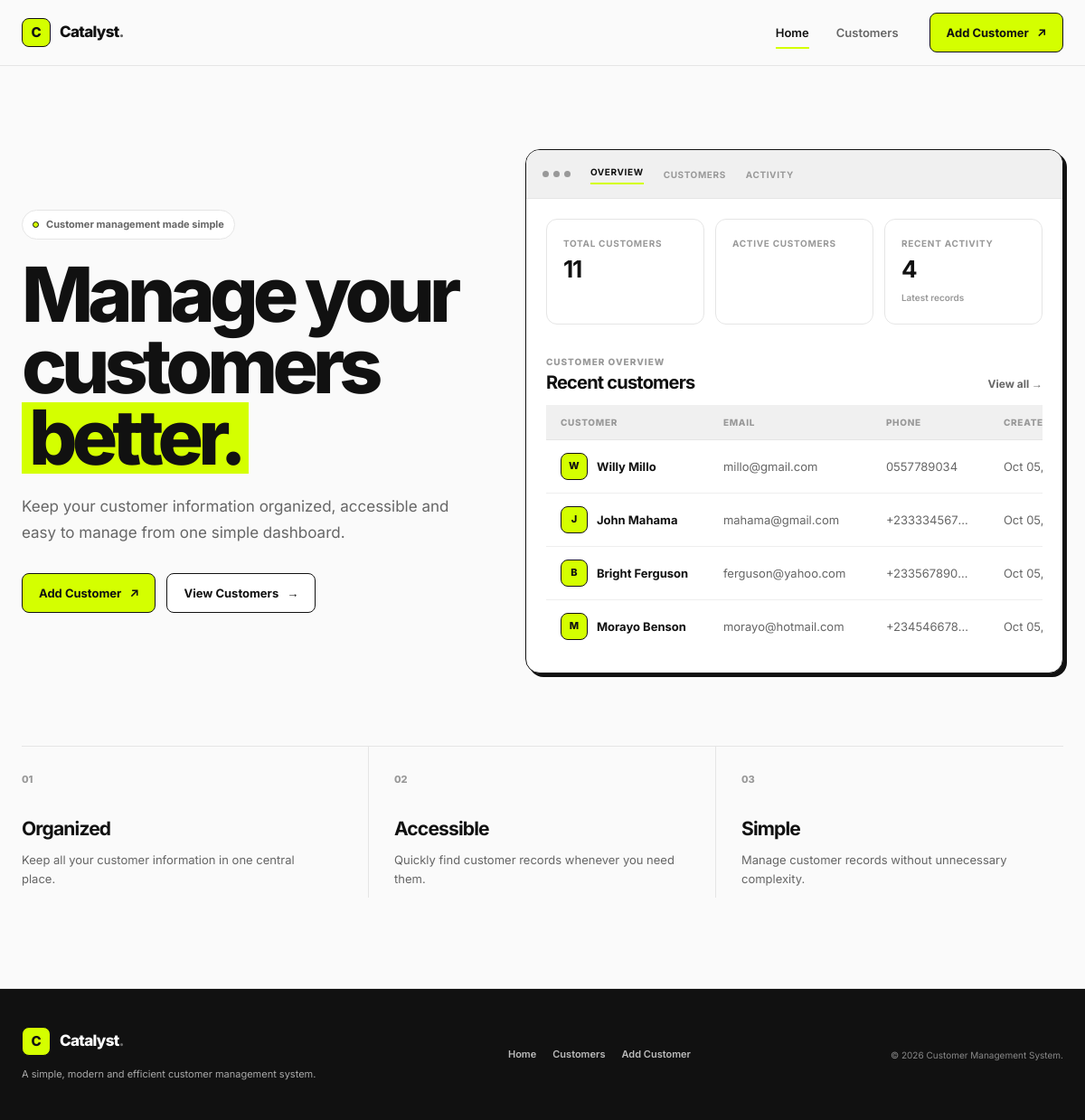
The app's page /customers/ with its own data.
### customer_app/models.py (models this page shows, shortened)
class Customer(models.Model):
    name = models.CharField(max_length=100)
    email = models.EmailField(unique=True)
    phone = models.CharField(max_length=50)
    address = models.CharField(max_length=200)
    created_at = models.DateTimeField(auto_now_add=True)
    class Meta:
        ordering = ['name']

### customer_app/views.py (the view)
# urls.py: path("", views.HomeView.as_view(), name="home"),
class HomeView(TemplateView):
    template_name = "customer_app/home.html"
    def get_context_data(self, **kwargs):
        context = super().get_context_data(**kwargs)
        context["total_customers"] = Customer.objects.count()
        context["recent_customers"] = Customer.objects.order_by("-id")[:4]
        return context

### customer_app/templates/customer_app/home.html (shortened to what this page needs)
{% extends "base.html" %}
{% block body_class %}
home
{% endblock %}
{% block content %}
<section class="hero">
  <div class="container hero-inner">
    <div class="hero-content">
      <div class="hero-badge">
        <span class="hero-badge-dot"></span>
        Customer management made simple
      </div>
      <h1>
        Manage your customers
        <span class="accent-word">better.</span>
      </h1>
      <p class="hero-sub">
        Keep your customer information organized, accessible and
        easy to manage from one simple dashboard.
      </p>
      <div class="hero-actions">
        <a href="{% url 'customer_app:customer_create' %}" class="btn btn-acid">
          Add Customer
          <span aria-hidden="true">↗</span>
        </a>
        <a href="{% url 'customer_app:customer_list' %}" class="btn btn-ghost">
          View Customers
          <span aria-hidden="true">→</span>
        </a>
      </div>
    </div>
    <div class="hero-dashboard">
      <div class="dashboard-frame">
        <div class="dashboard-toolbar">
          <div class="dashboard-dots">
            <span></span>
            <span></span>
            <span></span>
          </div>
          <div class="dashboard-toolbar-tabs">
            <span class="toolbar-tab active">
              Overview
            </span>
            <span class="toolbar-tab">
              Customers
            </span>
            <span class="toolbar-tab">
              Activity
            </span>
          </div>
        </div>
        <div class="dashboard-body">
          <div class="dash-stats">
            <div class="dash-stat-card">
              <span class="dash-stat-label">
                Total Customers
              </span>
              <strong class="dash-stat-value">
                {{ total_customers }}
              </strong>
            </div>
            <div class="dash-stat-card">
              <span class="dash-stat-label">
                Active Customers
              </span>
            </div>
            <div class="dash-stat-card">
              <span class="dash-stat-label">
                Recent Activity
              </span>
              <strong class="dash-stat-value">
                {{ recent_customers|length }}
              </strong>
              <span class="dash-stat-change">
                Latest records
              </span>
            </div>
          </div>
          <div class="dashboard-table-area">
            <div class="dash-table-header">
              <div>
                <span class="eyebrow">
                  Customer overview
                </span>
                <h2>
                  Recent customers
                </h2>
              </div>
              <a href="{% url 'customer_app:customer_list' %}" class="table-link">
                View all →
              </a>
            </div>
            <div class="dash-table">
              <div class="dash-table-row head">
                <div class="dash-cell">
                  Customer
                </div>
                <div class="dash-cell">
                  Email
                </div>
                <div class="dash-cell">
                  Phone
                </div>
                <div class="dash-cell">
                  Created
                </div>
              </div>
              {% for customer in recent_customers %}
              <div class="dash-table-row">
                <div class="dash-cell dash-cell-name" data-label="Customer">
                  <span class="dash-cell-icon">
                    {{ customer.name|first|upper }}
                  </span>
                  <a href="{% url 'customer_app:customer_detail' customer.pk %}">
                    {{ customer.name }}
                  </a>
                </div>
                <div class="dash-cell" data-label="Email">
                  {{ customer.email|default:"—" }}
                </div>
                <div class="dash-cell" data-label="Phone">
                  {{ customer.phone|default:"—" }}
                </div>
                <div class="dash-cell" data-label="Created">
                  {{ customer.created_at|date:"M d, Y" }}
                </div>
              </div>
              {% empty %}
              <div class="dash-empty-row">
                No customers have been added yet.
              </div>
              {% endfor %}
            </div>
          </div>
        </div>
      </div>
    </div>
  </div>
</section>
<section class="home-feature-section">
  <div class="container">
    <div class="feature-grid">
      <div class="feature-card">
        <span class="feature-number">01</span>
        <h3>
          Organized
        </h3>
        <p>
          Keep all your customer information in one central place.
        </p>
      </div>
      <div class="feature-card">
        <span class="feature-number">02</span>
        <h3>
          Accessible
        </h3>
        <p>
          Quickly find customer records whenever you need them.
        </p>
      </div>
      <div class="feature-card">
        <span class="feature-number">03</span>
        <h3>
          Simple
        </h3>
        <p>
          Manage customer records without unnecessary complexity.
        </p>
      </div>
    </div>
  </div>
</section>
{% endblock %}

### records on screen
Customer: name|first "W", name "Willy Millo", email "millo@gmail.com", phone "0557789034", created_at "Oct 05,…"
Customer: name|first "J", name "John Mahama", email "mahama@gmail.com", phone "+233334567…", created_at "Oct 05,…"
Customer: name|first "B", name "Bright Ferguson", email "ferguson@yahoo.com", phone "+233567890…", created_at "Oct 05,…"
Customer: name|first "M", name "Morayo Benson", email "morayo@hotmail.com", phone "+234546678…", created_at "Oct 05,…"

### other values on screen
{{ total_customers }} "11"
{{ recent_customers|length }} "4"
